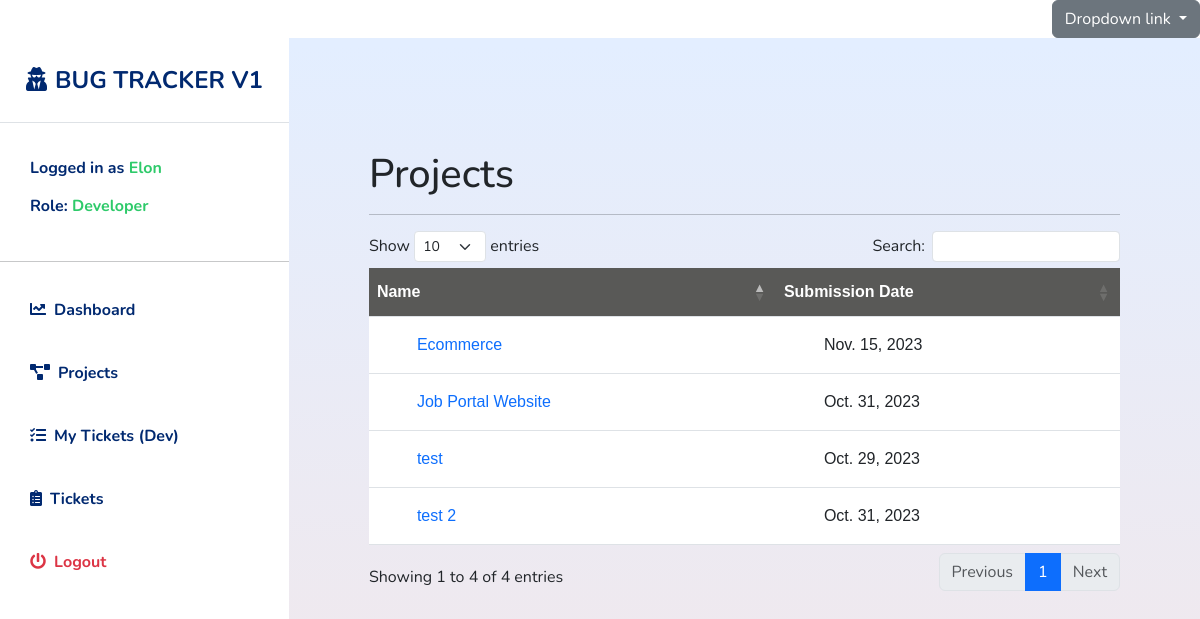
The page /bugtracker/projects/ (signed in) on the database its author committed.
### accounts/models.py (models this page shows, shortened)
class EmployeeProfile(models.Model):
  user = models.OneToOneField(User, on_delete=models.CASCADE, related_name='profile')
  employee_id = models.CharField(max_length=128, blank=True)
  first_name = models.CharField(max_length=200, blank=True)
  last_name = models.CharField(max_length=200, blank=True)
  email = models.EmailField(max_length=200, blank=True)
  role = models.ForeignKey(Role,on_delete=models.CASCADE)
  avatar = models.ImageField(default='avatar.jpg', upload_to='avatars/', blank=True)
  phone_number = models.CharField(max_length=50, blank=True)
  updated = models.DateTimeField(auto_now=True)
  created = models.DateTimeField(auto_now_add=True)
  class Meta:
    ordering = ('-created',)

class Role(models.Model):
  role = models.CharField(max_length=50)

### bugtrackerapp/models.py (models this page shows, shortened)
class Project(models.Model):
  name = models.CharField(max_length=200,null=True,blank=True)
  description = models.TextField(null=True,blank=True)
  submission_date = models.DateField()
  assigned_members = models.ManyToManyField(EmployeeProfile)
  updated = models.DateTimeField(auto_now=True)
  created = models.DateTimeField(auto_now_add=True)
  def __str__(self):
    return self.name

### bugtrackerapp/views.py (the view)
# urls.py: path('projects/', views.projects_view, name='projects_view'),
@login_required(login_url="/")
def projects_view(request):
  projects = Project.objects.all().order_by('-created')
  return render(request, 'bugtrackerapp/projects.html', {'projects':projects})

### bugtrackerapp/templates/bugtrackerapp/projects.html
{% extends 'base.html' %}
{% load static %}
{% block content %}
<h1>Projects</h1>
<hr>
<div class="draft-table">
  <table class="table" id="dataTable">
    <thead>
      <tr>
        <th scope="col">Name</th>
        <th scope="col">Submission Date</th>
      </tr>
    </thead>
    <tbody>
      {% for project in projects %}
      <tr>
        <td>
          <a href="{% url 'bugtracker:project_detail' project.id %}">{{project}}</a>
        </td>
        <td>
          {{project.submission_date}}
        </td>
      </tr>
      {% endfor %}
    </tbody>
  </table>
</div>
{% endblock content %}

### templates/includes/navbar.html (shortened to what this page needs)
{% load static %}
<div class="d-flex" id="wrapper">
        <div class="bg-white main-navbar" id="sidebar-wrapper">
                <div class="sidebar-heading text-center py-4 primary-text fs-4 fw-bold text-uppercase border-bottom"><i
                                class="fas fa-user-secret me-2"></i>Bug Tracker V1</div>
                <div class="list-group list-group-flush my-3">
                        {% if user.is_authenticated %}
                        <h6 class="list-group-item list-group-item-action bg-transparent second-text active">
                                Logged in as <span
                                        style="color: #2ECA6A;">{{request.user.profile.first_name|title}}</span>
                                <br>
                                <br>
                                Role: <span style="color: #2ECA6A;">{{request.user.profile.role.role}}</span>
                        </h6>
                        <hr>
                        <a href="{% url 'bugtracker:home' %}"
                                class="list-group-item list-group-item-action bg-transparent second-text active"><i
                                        class="fas fa-chart-line me-2"></i>Dashboard</a>
                        <a href="{% url 'bugtracker:projects_view' %}"
                                class="list-group-item list-group-item-action bg-transparent second-text fw-bold active"><i
                                        class="fas fa-project-diagram me-2"></i>Projects</a>
                        {% if request.user.profile.role.role == "Developer" %}
                        <a href="{% url 'bugtracker:tickets_tester' %}"
                                class="list-group-item list-group-item-action bg-transparent second-text fw-bold active"><i
                                        class="fas fa-tasks me-2"></i>My Tickets (Dev)</a>
                        {% endif %}
                        <a href="{% url 'bugtracker:tickets_view' %}"
                                class="list-group-item list-group-item-action bg-transparent second-text fw-bold active"><i
                                        class="fas fa-clipboard-list me-2"></i>Tickets</a>
                        {% endif %}
                        {% if user.is_authenticated %}
                        <a href="{% url 'accounts:logout_view' %}"
                                class="list-group-item list-group-item-action bg-transparent text-danger fw-bold active"><i
                                        class="fas fa-power-off me-2"></i>Logout</a>
                        {% endif %}
                </div>
        </div>

### templates/base.html (style rules this page uses)
:root { --main-bg-color: #012970; --main-text-color: #012970; --second-text-color: #bbbec5; --second-bg-color: #c1efde; }
body { font-family: 'Nunito', sans-serif; }
a { color: ##5C7BD9; text-decoration: none; }
.primary-text { color: var(--main-text-color); }
.second-text { color: var(--second-text-color); }
#wrapper { overflow-x: hidden; background: #F5F8FE; }
#sidebar-wrapper { min-height: 100vh; margin-left: -15rem; -webkit-transition: margin 0.25s ease-out; -moz-transition: margin 0.25s ease-out; -o-transition: margin 0.25s ease-out; transition: margin 0.25s ease-out; }
#sidebar-wrapper .sidebar-heading { padding: 0.875rem 1.25rem; font-size: 1.2rem; }
.main-navbar { z-index: 999 !important; width: 400px; }
.list-group-item { border: none; padding: 20px 30px; width: 100%; }
.list-group-item.active { color: var(--main-text-color); font-weight: bold; border: none; }
@media (min-width: 768px) { #sidebar-wrapper { margin-left: 0; } }
#dataTable { font-family: Arial, Helvetica, sans-serif; border-collapse: collapse; width: 100%; }
#dataTable th { background-color: #595957 !important; }
#dataTable td, #draft-table th { padding: 1rem 3rem; }
#dataTable tr:nth-child(even) { background-color: #fafafa; }
#dataTable th { padding-top: 12px; padding-bottom: 12px; text-align: left; background-color: #ccc; color: white; }

### rows shown on the page
Project: name "test", submission_date "Oct. 29, 2023"
Project: name "test 2", submission_date "Oct. 31, 2023"
Project: name "Job Portal Website", submission_date "Oct. 31, 2023"
Project: name "Ecommerce", submission_date "Nov. 15, 2023"

### other values the page prints
{{ request.user.profile.first_name|title }} "Elon"
{{ request.user.profile.role.role }} "Developer"
